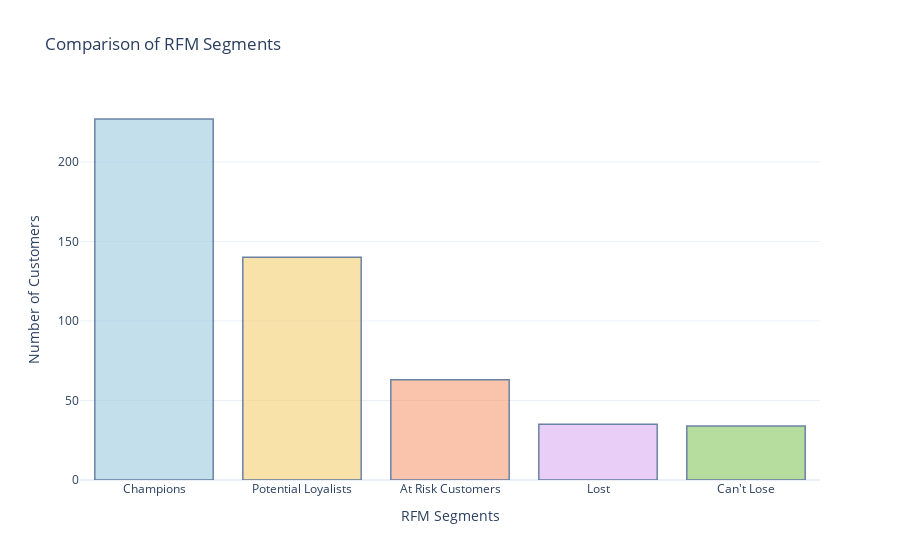

Here is the notebook cell this chart was saved with:
### Markdown cell above
write what u understand about correlation: it is a statistical tool used to express the extent to which two or more variables are linearly related meaning they change together at a constant rate.

### Code cell
import plotly.colors

pastel_colors = plotly.colors.qualitative.Pastel

segment_counts = data['RFM Customer Segments'].value_counts()

# Create a bar chart to compare segment counts
fig = go.Figure(data=[go.Bar(x=segment_counts.index, y=segment_counts.values,
                            marker=dict(color=pastel_colors))])

# Set the color of the Champions segment as a different color
champions_color = 'rgb(158, 202, 225)'
fig.update_traces(marker_color=[champions_color if segment == 'Champions' else pastel_colors[i]
                                for i, segment in enumerate(segment_counts.index)],
                  marker_line_color='rgb(8, 48, 107)',
                  marker_line_width=1.5, opacity=0.6)

# Update the layout
fig.update_layout(title='Comparison of RFM Segments',
                  xaxis_title='RFM Segments',
                  yaxis_title='Number of Customers',
                  showlegend=False)

fig.show()

### Figure 1 — Plotly figure (JSON) as saved in the notebook; plotly's stock layout.template omitted (floating-point values rounded to 4 significant figures)
{"data": [{"marker": {"color": ["rgb(158, 202, 225)", "rgb(246, 207, 113)", "rgb(248, 156, 116)", "rgb(220, 176, 242)", "rgb(135, 197, 95)"], "line": {"color": "rgb(8, 48, 107)", "width": 1.5}}, "opacity": 0.6, "type": "bar", "x": ["Champions", "Potential Loyalists", "At Risk Customers", "Lost", "Can't Lose"], "y": [227, 140, 63, 35, 34]}], "layout": {"showlegend": false, "title": {"text": "Comparison of RFM Segments"}, "xaxis": {"title": {"text": "RFM Segments"}}, "yaxis": {"title": {"text": "Number of Customers"}}}}
